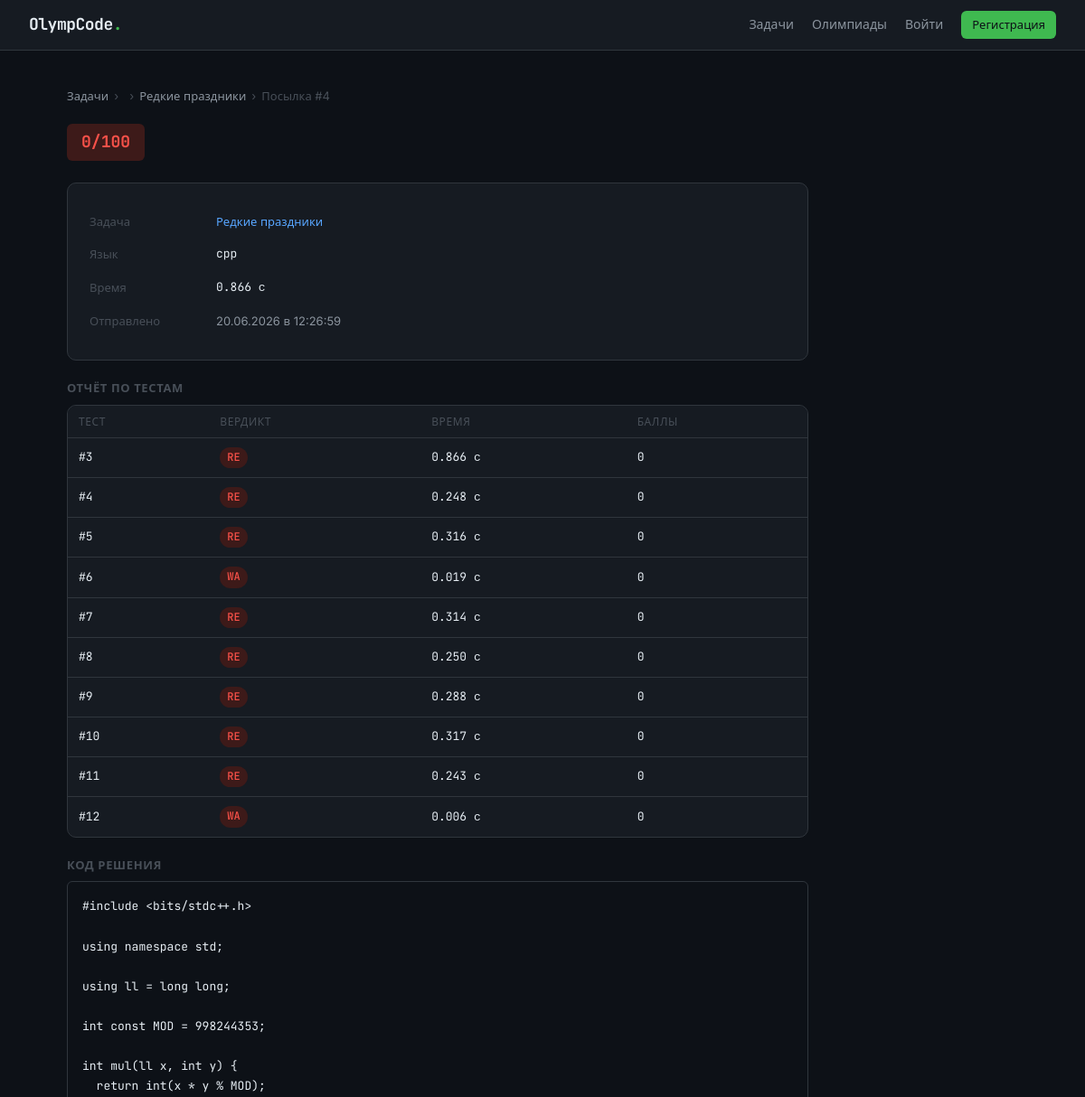
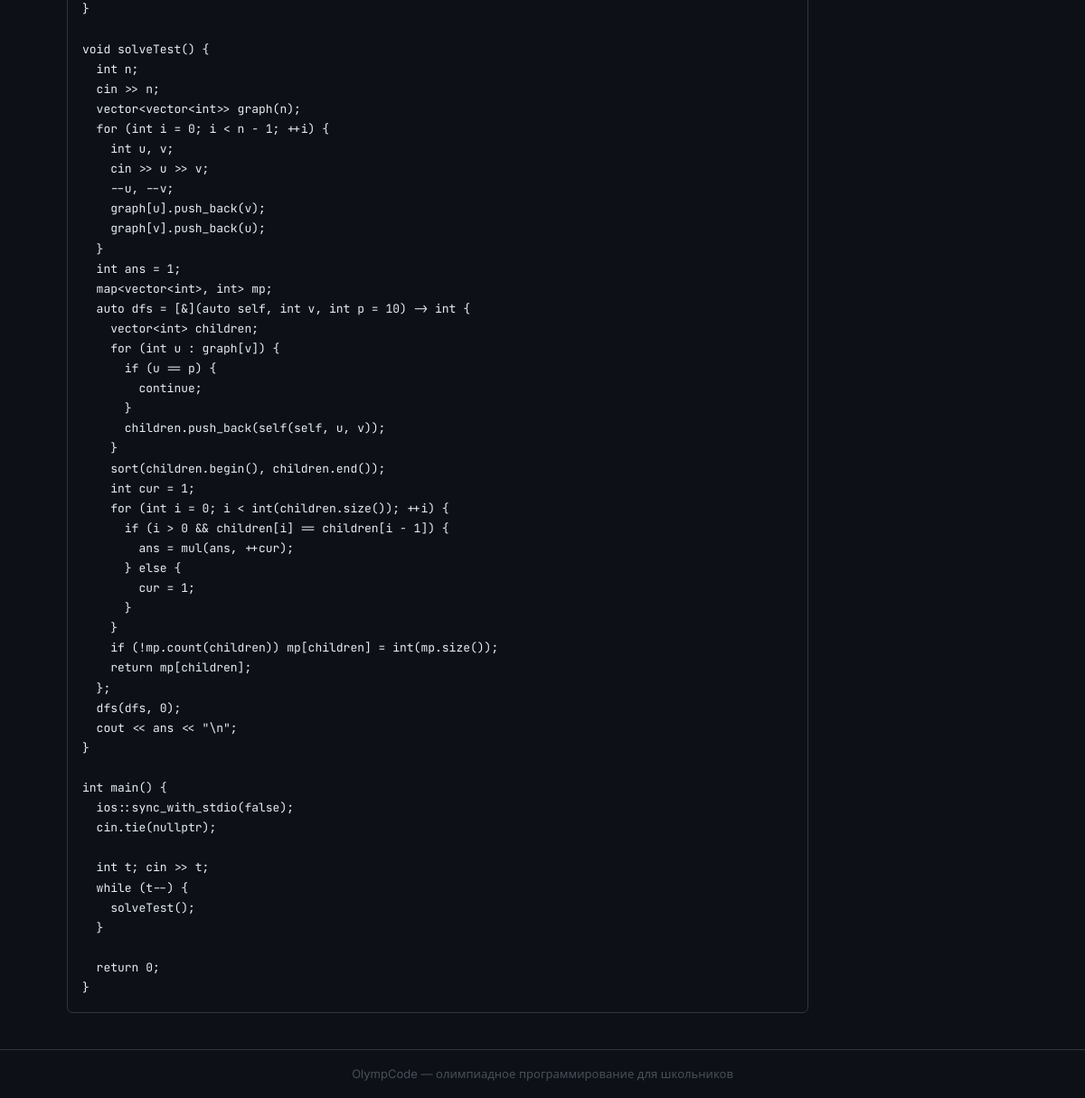
The page /submissions/4 on the database its author committed (2 pictures, top to bottom).
### models.py (models this page shows)
class Task(Base):
    __tablename__ = "tasks"
    id:             Mapped[int]          = mapped_column(Integer, primary_key=True)
    topic_id:       Mapped[int | None]   = mapped_column(ForeignKey("topics.id"), nullable=True)
    order_in_topic: Mapped[int]          = mapped_column(Integer, default=1)
    title:          Mapped[str]          = mapped_column(String(256))
    statement_md:   Mapped[str | None]   = mapped_column(Text, nullable=True)
    statement_html: Mapped[str | None]   = mapped_column(Text, nullable=True)
    time_limit:     Mapped[float]        = mapped_column(Float, default=1.0)
    memory_limit:   Mapped[int]          = mapped_column(Integer, default=256)
    tests_path:     Mapped[str]          = mapped_column(String(512))
    checker_path:   Mapped[str]          = mapped_column(String(512))
    scoring_type:     Mapped[ScoringType]  = mapped_column(SAEnum(ScoringType), default=ScoringType.ICPC)
    max_score:        Mapped[float]        = mapped_column(Float, default=0.0)
    test_scores_json: Mapped[str | None]   = mapped_column(Text, nullable=True)  # JSON список баллов за каждый тест
    is_output_only:   Mapped[bool]         = mapped_column(Boolean, default=False)  # MOSH: участник сдаёт готовый файл-ответ, а не код
    is_interactive:    Mapped[bool]        = mapped_column(Boolean, default=False)  # Polygon: есть interactor, программа общается с ним в реальном времени
    interactor_path:   Mapped[str | None]  = mapped_column(String(512), nullable=True)  # путь к скомпилированному interactor (для отладки, судья пока не запускает)
    topic:         Mapped["Topic | None"]      = relationship(back_populates="tasks")
    submissions:   Mapped[list["Submission"]]  = relationship(back_populates="task")
    subtasks:      Mapped[list["Subtask"]]     = relationship(back_populates="task")
    contest_tasks: Mapped[list["ContestTask"]] = relationship(back_populates="task")

class Submission(Base):
    __tablename__ = "submissions"
    id:                     Mapped[int]          = mapped_column(Integer, primary_key=True)
    user_id:                Mapped[int]          = mapped_column(ForeignKey("users.id"))
    task_id:                Mapped[int]          = mapped_column(ForeignKey("tasks.id"))
    task_submission_number: Mapped[int]          = mapped_column(Integer, default=1)
    code:                   Mapped[str]          = mapped_column(Text)
    language:               Mapped[str]          = mapped_column(String(16), default="cpp")
    verdict:                Mapped[Verdict]      = mapped_column(SAEnum(Verdict), default=Verdict.PENDING)
    failed_test:            Mapped[int | None]   = mapped_column(Integer, nullable=True)
    error_output:           Mapped[str | None]   = mapped_column(Text, nullable=True)
    execution_time:         Mapped[float | None] = mapped_column(Float, nullable=True)
    score:                  Mapped[float | None] = mapped_column(Float, nullable=True)
    ai_hint:                Mapped[str | None]   = mapped_column(Text, nullable=True)
    submitted_at:           Mapped[datetime]     = mapped_column(DateTime, default=datetime.now)
    user:         Mapped["User"]             = relationship(back_populates="submissions")
    task:         Mapped["Task"]             = relationship(back_populates="submissions")
    test_results: Mapped[list["TestResult"]] = relationship(back_populates="submission")

class TestResult(Base):
    __tablename__ = "test_results"
    id:             Mapped[int]          = mapped_column(Integer, primary_key=True)
    submission_id:  Mapped[int]          = mapped_column(ForeignKey("submissions.id"))
    test_number:    Mapped[int]          = mapped_column(Integer)
    verdict:        Mapped[Verdict]      = mapped_column(SAEnum(Verdict))
    execution_time: Mapped[float | None] = mapped_column(Float, nullable=True)
    score:          Mapped[float]        = mapped_column(Float, default=0.0)
    submission: Mapped["Submission"] = relationship(back_populates="test_results")

### routers/submissions.py (the view)
@router.get("/{submission_id}")
async def submission_detail(submission_id: int, request: Request, contest_id: int | None = None, db: Session = Depends(get_db)):
    user = get_current_user(request, db)
    sub  = db.query(Submission).filter_by(id=submission_id).first()
    if not sub:
        return render_404(request, user)
    if user and sub.user_id != user.id and not user.is_admin:
        return render_404(request, user)
    contest = None
    if contest_id:
        from models import Contest
        contest = db.query(Contest).filter_by(id=contest_id).first()
    return templates.TemplateResponse("submissions/detail.html", {
        "request": request,
        "user":    user,
        "sub":     sub,
        "task":    sub.task,
        "contest": contest,
    })

### templates/submissions/detail.html (shortened to what this page needs)
{% extends "base.html" %}
{% block content %}
<div class="breadcrumb">
  {% if contest %}
    <a href="/contests/">Олимпиады</a>
    <span>›</span>
    <a href="/contests/{{ contest.id }}">{{ contest.title }}</a>
    <span>›</span>
    <a href="/task/{{ task.id }}?contest_id={{ contest.id }}">{{ task.title }}</a>
    <span>›</span>
  {% else %}
    <a href="/">Задачи</a>
    <span>›</span>
    <span>›</span>
    <a href="/task/{{ task.id }}">{{ task.title }}</a>
    <span>›</span>
  {% endif %}
  <span>Посылка #{{ sub.id }}</span>
</div>
<div style="max-width: 820px">
  <div class="verdict-header">
    <span class="verdict-badge badge badge--{{ sub.verdict.value.lower() }}" id="verdict-badge">
      {% if task.scoring_type.value != 'icpc' and sub.score is not none %}
        {{ sub.score | format_score }}/{{ task.max_score | format_score }}
      {% else %}
        {{ sub.verdict.value }}
      {% endif %}
    </span>
  </div>
  <div class="card" style="margin-bottom:20px">
    <table style="width:100%; font-size:13px; border-collapse:collapse">
      <tr>
        <td style="padding:8px 0; color:var(--text-3); width:140px">Задача</td>
        {% if contest %}
          <td><a href="/task/{{ task.id }}?contest_id={{ contest.id }}">{{ task.title }}</a></td>
        {% else %}
          <td><a href="/task/{{ task.id }}">{{ task.title }}</a></td>
        {% endif %}
      </tr>
      <tr>
        <td style="padding:8px 0; color:var(--text-3)">Язык</td>
        <td style="font-family:var(--mono)">{{ sub.language }}</td>
      </tr>
      <tr>
        <td style="padding:8px 0; color:var(--text-3)">Время</td>
        <td style="font-family:var(--mono)" id="exec-time">
          {% if sub.execution_time %}{{ '%.3f'|format(sub.execution_time) }} с{% else %}—{% endif %}
        </td>
      </tr>
      <tr>
        <td style="padding:8px 0; color:var(--text-3)">Отправлено</td>
        <td style="color:var(--text-2)">{{ sub.submitted_at.strftime('%d.%m.%Y в %H:%M:%S') }}</td>
      </tr>
    </table>
  </div>
  {% if sub.test_results %}
  <div style="margin-bottom:20px">
    <h3 style="font-size:13px; font-weight:600; color:var(--text-3); margin-bottom:8px; text-transform:uppercase; letter-spacing:.05em">
      Отчёт по тестам
    </h3>
    <div class="card" style="padding: 0; overflow: hidden;">
      <table class="submissions-table" style="margin: 0;">
        <thead style="background: var(--bg-card);">
          <tr>
            <th>Тест</th>
            <th>Вердикт</th>
            <th>Время</th>
            {% if task.scoring_type.value != 'icpc' %}
            <th>Баллы</th>
            {% endif %}
          </tr>
        </thead>
        <tbody>
          {% for test in sub.test_results | sort(attribute='test_number') %}
          <tr>
            <td>#{{ test.test_number }}</td>
            <td>
              <span class="badge badge--{{ test.verdict.value.lower() }}">
                {{ test.verdict.value }}
              </span>
            </td>
            <td>{{ "%.3f"|format(test.execution_time) if test.execution_time else "—" }} с</td>
            {% if task.scoring_type.value != 'icpc' %}
            <td>{{ test.score | format_score }}</td>
            {% endif %}
          </tr>
          {% endfor %}
        </tbody>
      </table>
    </div>
  </div>
  {% endif %}
  <div>
    <h3 style="font-size:13px; font-weight:600; color:var(--text-3); margin-bottom:8px; text-transform:uppercase; letter-spacing:.05em">
      Код решения
    </h3>
    <div class="code-block">{{ sub.code }}</div>
  </div>
</div>
{% endblock %}

### static/css/main.css (style rules this page uses)
*, *::before, *::after { box-sizing: border-box; margin: 0; padding: 0; }
:root { --bg: #0d1117; --bg-card: #161b22; --bg-input: #0d1117; --border: #30363d; --border-hi: #58a6ff; --text: #e6edf3; --text-2: #8b949e; --text-3: #484f58; --green: #3fb950; --green-dim: #1a4226; --red: #f85149; --red-dim: #3d1a19; --amber: #d29922; --amber-dim: #2d2208; --blue: #58a6ff; --mono: 'JetBrains Mono', 'Courier New', monospace; --sans: 'Inter', system-ui, sans-serif; --radius: 6px; --radius-lg: 10px; }
html { scroll-behavior: smooth; }
body { background: var(--bg); color: var(--text); font-family: var(--sans); font-size: 15px; line-height: 1.6; min-height: 100vh; display: flex; flex-direction: column; }
a { color: var(--blue); text-decoration: none; }
.card { background: var(--bg-card); border: 1px solid var(--border); border-radius: var(--radius-lg); padding: 24px; }
.badge { display: inline-flex; align-items: center; padding: 2px 8px; border-radius: 20px; font-family: var(--mono); font-size: 12px; font-weight: 500; }
.badge--wa { background: var(--red-dim); color: var(--red); }
.badge--re { background: var(--red-dim); color: var(--red); }
.submissions-table { width: 100%; border-collapse: collapse; font-size: 14px; }
.submissions-table th { text-align: left; padding: 8px 12px; font-size: 12px; font-weight: 500; color: var(--text-3); text-transform: uppercase; letter-spacing: .05em; border-bottom: 1px solid var(--border); }
.submissions-table td { padding: 10px 12px; border-bottom: 1px solid var(--border); font-family: var(--mono); font-size: 13px; }
.submissions-table tr:last-child td { border-bottom: none; }
.code-block { background: #0d1117; border: 1px solid var(--border); border-radius: var(--radius); padding: 16px; overflow-x: auto; font-family: var(--mono); font-size: 13px; line-height: 1.7; white-space: pre; }
.verdict-header { display: flex; align-items: center; gap: 12px; margin-bottom: 24px; }
.verdict-badge { font-family: var(--mono); font-size: 18px; font-weight: 700; padding: 6px 16px; border-radius: var(--radius); }
.breadcrumb { font-size: 13px; color: var(--text-3); margin-bottom: 20px; display: flex; align-items: center; gap: 6px; }
.breadcrumb a { color: var(--text-2); }

### rows shown on the page
Task: title "Редкие праздники", max_score "100"
Submission: id "4", score "0", language "cpp", execution_time "0.866", submitted_at "20.06.2026 в 12:26:59", code "#include <bits/stdc++.h> using namespace std; using ll = long long; int const MOD = 998244353; int mul(ll x, int y) { return int(x * y % MOD); } void solveTest() { int n; cin >> n; vector<vector<int>> graph(n); for (int i = 0; i < n - 1; ++i) { int u, v; cin >> u >> v; --u, --v; graph[u].push_back(v); graph[v].push_back(u); } int ans = 1; map<vector<int>, int> mp; auto dfs = [&](auto self, int v, int p = 10) -> int { vector<int> children; for (int u : graph[v]) { if (u == p) { continue; } children.push_back(self(self, u, v)); } sort(children.begin(), children.end()); int cur = 1; for (int i = 0; i < int(children.size()); ++i) { if (i > 0 && children[i] == children[i - 1]) { ans = mul(ans,…"
TestResult: test_number "3", verdict.value "RE", execution_time "0.866", score "0"
TestResult: test_number "4", verdict.value "RE", execution_time "0.248", score "0"
TestResult: test_number "5", verdict.value "RE", execution_time "0.316", score "0"
TestResult: test_number "6", verdict.value "WA", execution_time "0.019", score "0"
TestResult: test_number "7", verdict.value "RE", execution_time "0.314", score "0"
TestResult: test_number "8", verdict.value "RE", execution_time "0.250", score "0"
TestResult: test_number "9", verdict.value "RE", execution_time "0.288", score "0"
TestResult: test_number "10", verdict.value "RE", execution_time "0.317", score "0"
TestResult: test_number "11", verdict.value "RE", execution_time "0.243", score "0"
TestResult: test_number "12", verdict.value "WA", execution_time "0.006", score "0"
